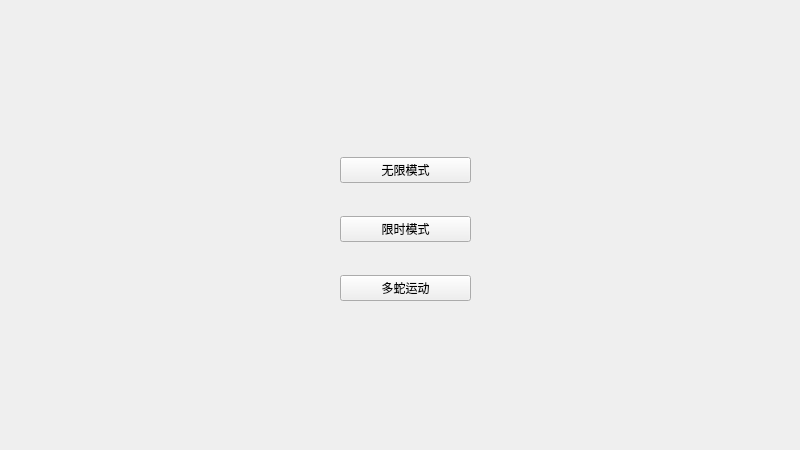
<?xml version="1.0" encoding="UTF-8"?>
<ui version="4.0">
 <class>game_select</class>
 <widget class="QWidget" name="game_select">
  <property name="geometry">
   <rect>
    <x>0</x>
    <y>0</y>
    <width>800</width>
    <height>450</height>
   </rect>
  </property>
  <property name="windowTitle">
   <string>Form</string>
  </property>
  <widget class="QWidget" name="verticalLayoutWidget">
   <property name="geometry">
    <rect>
     <x>340</x>
     <y>130</y>
     <width>131</width>
     <height>201</height>
    </rect>
   </property>
   <layout class="QVBoxLayout" name="verticalLayout">
    <item>
     <widget class="QPushButton" name="no_die_mode">
      <property name="styleSheet">
       <string notr="true">font: 18pt &quot;华文楷体&quot;;</string>
      </property>
      <property name="text">
       <string>无限模式</string>
      </property>
     </widget>
    </item>
    <item>
     <widget class="QPushButton" name="limited_time_mode">
      <property name="styleSheet">
       <string notr="true">font: 18pt &quot;华文楷体&quot;;</string>
      </property>
      <property name="text">
       <string>限时模式</string>
      </property>
     </widget>
    </item>
    <item>
     <widget class="QPushButton" name="ultimate_mode">
      <property name="styleSheet">
       <string notr="true">font: 18pt &quot;华文楷体&quot;;</string>
      </property>
      <property name="text">
       <string>多蛇运动</string>
      </property>
     </widget>
    </item>
   </layout>
  </widget>
 </widget>
 <resources/>
 <connections/>
</ui>
